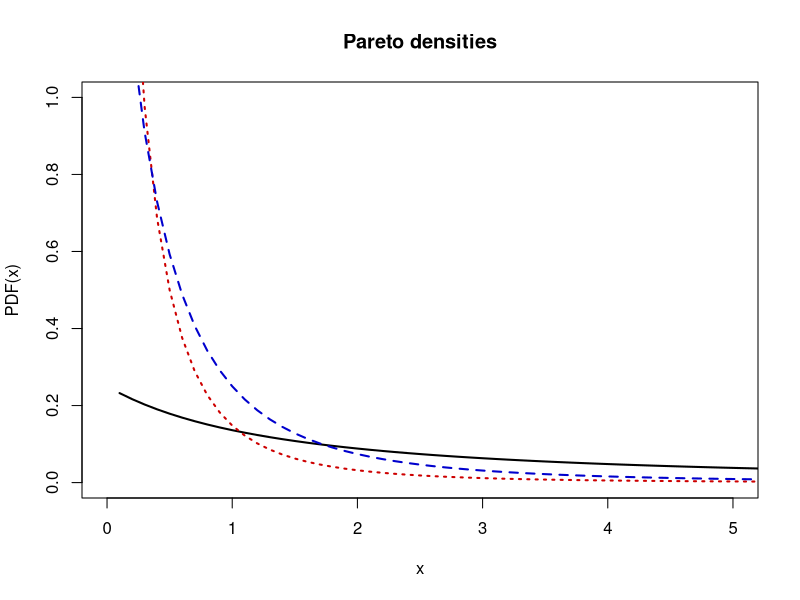
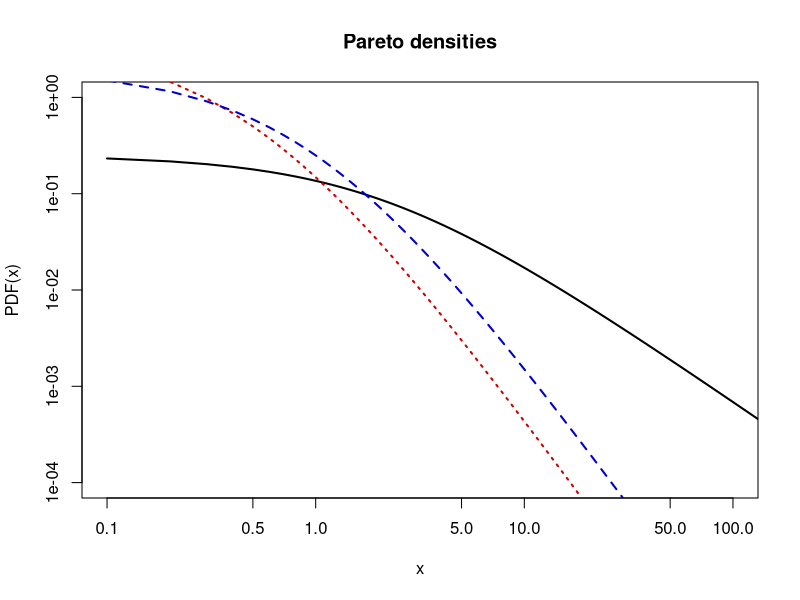

Recreate these plots in R, in order.

# clear variables and close windows
rm(list = ls(all = TRUE))
graphics.off()


Paretopdf = function(x, alpha, lambda) {
    # PARETOPDF Pareto probability density function (pdf).  Y = PARETOPDF(X,ALPHA,LAMBDA) returns the pdf of the Pareto
    # distribution with parameters ALPHA, LAMBDA, evaluated at the values in X.  For CONTROL=0 the error message is displayed,
    # if the parmeters are negative.  The default values for ALPHA, LAMBDA are 1, 1 respectively.
    
    if (missing(lambda) == TRUE) {
        lambda = 1
    }
    if (missing(alpha) == TRUE) {
        alpha = 1
    }
    if (missing(x) == TRUE) {
        stop("stats:normpdf:TooFewInputs! Input argument X is undefined.")
    }
    if (lambda <= 0) {
        stop("Non-positive lambda!")
    }
    if (alpha <= 0) {
        stop("Non-positive alpha!")
    }
    x = cbind(x)
    y = matrix(0, dim(x)[1], dim(x)[2])
    pos = x > 0
    y[pos] = alpha * lambda^alpha/(lambda + x[pos])^(alpha + 1)
    return(y)
}

# Pareto densities
step = 10

x = (1:(144 * step))/step
y1 = Paretopdf(x, 0.5, 2)
y2 = Paretopdf(x, 2, 0.5)
y3 = Paretopdf(x, 2, 1)

# linear plot
plot(x, y1, col = "black", type = "l", lwd = 2, xlab = "x", ylab = "PDF(x)", ylim = c(0, 1), xlim = c(0, 5))
title("Pareto densities")
lines(x, y2, col = "red3", lty = 3, lwd = 2)
lines(x, y3, col = "blue3", lty = 2, lwd = 2)

dev.new()
plot(x, y1, log = "xy", col = "black", type = "l", lwd = 2, xlab = "x", ylab = "PDF(x)", ylim = c(1e-04, 1), xlim = c((0.1), 
    (100)))
par(new = T)
plot(x, y2, type = "l", log = "xy", axes = F, frame = F, ylab = "", xlab = "", col = "red3", lty = 3, lwd = 2, ylim = c(1e-04, 
    1), xlim = c((0.1), (100)))
par(new = T)
plot(x, y3, type = "l", log = "xy", axes = F, frame = F, ylab = "", xlab = "", col = "blue3", lty = 2, , lwd = 2, ylim = c(1e-04, 
    1), xlim = c((0.1), (100)))
title("Pareto densities") 
